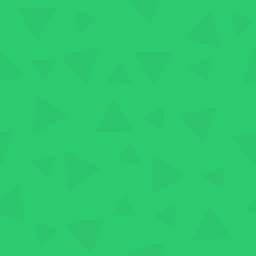
#> input picture TowerDefenseFX/src/main/resources/assets/kenney/PNG/Default size/towerDefense_tile024.png, 64 x 64 px, found by its file name (shown 4 times larger)
$ python generate_tower_defense_map.py
#> lines starting #> are read from the running program, lines starting #| are printed output that depends on the picture
import os
from PIL import Image
import numpy as np

base_path = r"C:\Users\nikim\OneDrive\Desktop\proj4\kenney_tower-defense-top-down\PNG\Default size"
output_path = r"C:\Users\nikim\OneDrive\Desktop\proj4\kenney_tower-defense-top-down\Sample_new.png"

TILE_SIZE = 64

tile_mapping = {
    'grass': 'towerDefense_tile024.png',
    'path_straight_h': 'towerDefense_tile050.png',
    'path_straight_v': 'towerDefense_tile001.png',
    'path_corner_tl': 'towerDefense_tile002.png',
    'path_corner_tr': 'towerDefense_tile003.png',
    'path_corner_bl': 'towerDefense_tile004.png',
    'path_corner_br': 'towerDefense_tile005.png',
    'sand': 'towerDefense_tile093.png',
    'water': 'towerDefense_tile070.png',
    'water_edge_l': 'towerDefense_tile071.png',
    'water_edge_r': 'towerDefense_tile072.png',
    'water_edge_t': 'towerDefense_tile073.png',
    'water_edge_b': 'towerDefense_tile074.png',
    'water_corner_tl': 'towerDefense_tile046.png',
    'water_corner_tr': 'towerDefense_tile047.png',
    'water_corner_bl': 'towerDefense_tile069.png',
    'water_corner_br': 'towerDefense_tile048.png',
    'tower_base': 'towerDefense_tile181.png',
    'tower_gun': 'towerDefense_tile249.png',
    'tower_missile': 'towerDefense_tile250.png',
    'tower_cannon': 'towerDefense_tile206.png',
    'rock1': 'towerDefense_tile135.png',
    'rock2': 'towerDefense_tile136.png',
    'tree1': 'towerDefense_tile130.png',
    'tree2': 'towerDefense_tile131.png',
    'tree3': 'towerDefense_tile132.png',
    'bush': 'towerDefense_tile133.png',
    'projectile_missile': 'towerDefense_tile251.png',
    'projectile_bullet': 'towerDefense_tile272.png',
    'projectile_rocket': 'towerDefense_tile252.png',
    'coin': 'towerDefense_tile274.png',
    'enemy1': 'towerDefense_tile245.png',
    'enemy2': 'towerDefense_tile246.png',
    'enemy3': 'towerDefense_tile247.png',
    'path_end': 'towerDefense_tile007.png',
    'path_start': 'towerDefense_tile008.png',
}

grid_layout = [
    ['g','g','r1','r2','g','g','g','g','g','g','g','g','g','g','g'],
    ['g','g','g','g','g','g','ph','ph','ph','pc1','g','g','t1','g','g'],
    ['t2','g','g','g','g','g','pv','g','g','pv','g','g','g','g','g'],
    ['g','g','t3','g','g','g','pv','g','g','pc2','ph','ph','pc1','g','g'],
    ['g','g','g','g','g','g','pv','g','g','g','g','g','pv','g','g'],
    ['g','pc4','ph','ph','ph','ph','pc3','g','g','g','g','g','pv','b','g'],
    ['g','pv','g','g','g','g','g','g','g','g','g','g','pv','g','s'],
    ['g','pv','g','g','tc','g','g','g','tm','g','g','g','pc2','ph','s'],
    ['g','pv','g','b','g','g','g','g','g','g','g','g','g','g','s'],
    ['g','pc2','ph','ph','pc1','g','g','tg','g','g','we','w','w','w','wc2'],
    ['g','g','g','g','pv','g','g','g','g','g','we','w','w','w','s'],
    ['t1','g','g','g','pc2','ph','ph','ph','ph','ph','wc3','w','w','w','s'],
    ['g','g','g','g','g','g','g','g','g','g','wb','wc4','w','w','s'],
    ['g','g','g','g','g','g','g','g','g','g','g','s','s','s','s'],
    ['g','g','g','g','g','g','g','g','g','g','g','s','s','s','s'],
]

towers = [
    (6, 7, 'tower_cannon'),
    (8, 7, 'tower_missile'),
    (7, 9, 'tower_gun'),
]

enemies = [
    (6, 1, 'enemy1'),
    (9, 3, 'enemy2'),
]

projectiles = [
    (6, 6, 'projectile_bullet'),
    (8, 8, 'projectile_missile'),
]

coins = [
    (3, 8),
    (4, 8),
    (3, 9),
]

tile_codes = {
    'g': 'grass',
    'ph': 'path_straight_h',
    'pv': 'path_straight_v',
    'pc1': 'path_corner_tl',
    'pc2': 'path_corner_tr',
    'pc3': 'path_corner_bl',
    'pc4': 'path_corner_br',
    's': 'sand',
    'w': 'water',
    'we': 'water_edge_l',
    'wr': 'water_edge_r',
    'wt': 'water_edge_t',
    'wb': 'water_edge_b',
    'wc1': 'water_corner_tl',
    'wc2': 'water_corner_tr',
    'wc3': 'water_corner_bl',
    'wc4': 'water_corner_br',
    'r1': 'rock1',
    'r2': 'rock2',
    't1': 'tree1',
    't2': 'tree2',
    't3': 'tree3',
    'b': 'bush',
    'tg': 'tower_gun',
    'tm': 'tower_missile',
    'tc': 'tower_cannon',
}

def load_tile(tile_name):
    """Load a tile image from the assets folder"""
#> called with tile_name = 'grass'
    tile_path = os.path.join(base_path, tile_mapping[tile_name])
    if os.path.exists(tile_path):
        return Image.open(tile_path).convert('RGBA')
    else:
        print(f"Warning: Tile {tile_name} ({tile_path}) not found, using placeholder")
        placeholder = Image.new('RGBA', (TILE_SIZE, TILE_SIZE), (255, 0, 255, 255))
        return placeholder

def create_game_map():
    """Create the tower defense game map"""
    grid_width = len(grid_layout[0])
    grid_height = len(grid_layout)

    map_width = grid_width * TILE_SIZE + 200
    map_height = grid_height * TILE_SIZE

    game_map = Image.new('RGBA', (map_width, map_height), (100, 100, 100, 255))

    for y, row in enumerate(grid_layout):
        for x, cell_code in enumerate(row):
            if cell_code in tile_codes:
                tile_name = tile_codes[cell_code]
                tile = load_tile(tile_name)
                game_map.paste(tile, (x * TILE_SIZE, y * TILE_SIZE), tile)
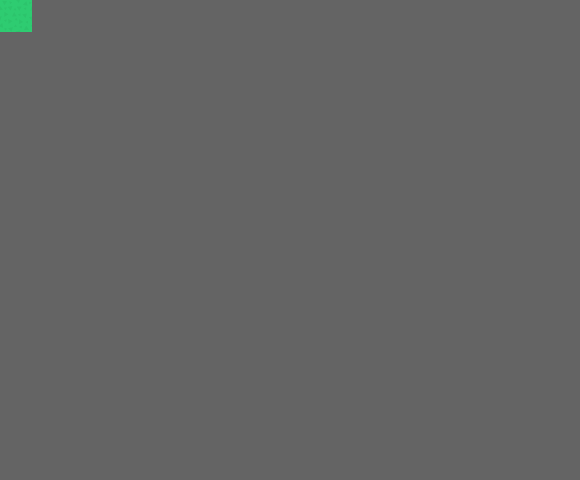
#> game_map: PIL image 1160x960 RGBA (shown at 1/2 size); mean R, G, B, A 99.8, 100.4, 100, 255

    for x, y, enemy_type in enemies:
        enemy_tile = load_tile(enemy_type)
        game_map.paste(enemy_tile, (x * TILE_SIZE, y * TILE_SIZE), enemy_tile)
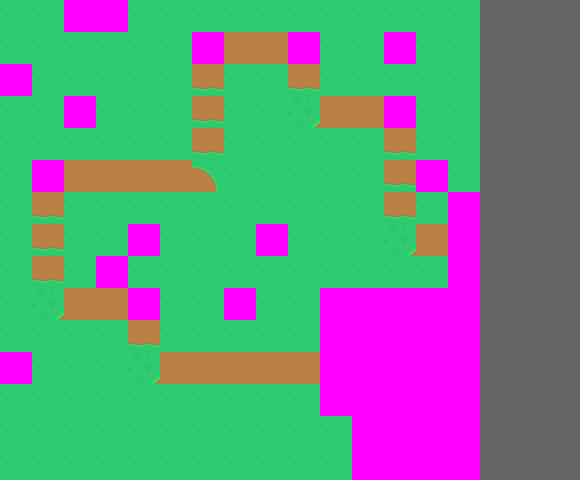
#> game_map: PIL image 1160x960 RGBA (shown at 1/2 size); mean R, G, B, A 104.1, 142.9, 130.6, 255

    for x, y, proj_type in projectiles:
        proj_tile = load_tile(proj_type)
        game_map.paste(proj_tile, (x * TILE_SIZE, y * TILE_SIZE), proj_tile)

    for x, y in coins:
        coin_tile = load_tile('coin')
        offset_x = x * TILE_SIZE + TILE_SIZE // 4
        offset_y = y * TILE_SIZE + TILE_SIZE // 4
        coin_small = coin_tile.resize((TILE_SIZE // 2, TILE_SIZE // 2), Image.Resampling.LANCZOS)
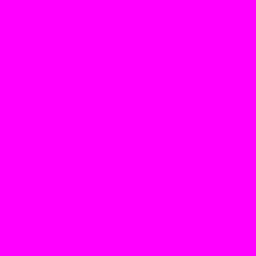
#> coin_small: PIL image 32x32 RGBA (shown 8 times larger); mean R, G, B, A 255, 0, 255, 255
        game_map.paste(coin_small, (offset_x, offset_y), coin_small)

    from PIL import ImageDraw, ImageFont
    draw = ImageDraw.Draw(game_map)

    ui_x = grid_width * TILE_SIZE + 20
    ui_y = 50

    try:
        font = ImageFont.truetype("arial.ttf", 24)
    except:
        font = ImageFont.load_default()

    ui_text = [
        "HEALTH: 100",
        "COINS: 250",
        "ROUND: 3",
        "TIME: 2:45",
    ]

    for i, text in enumerate(ui_text):
        draw.text((ui_x, ui_y + i * 40), text, fill=(255, 255, 255, 255), font=font)

    return game_map

if __name__ == "__main__":
    print("Generating tower defense map...")
    game_map = create_game_map()
    game_map.save(output_path, 'PNG')
    print(f"Map saved to: {output_path}")
